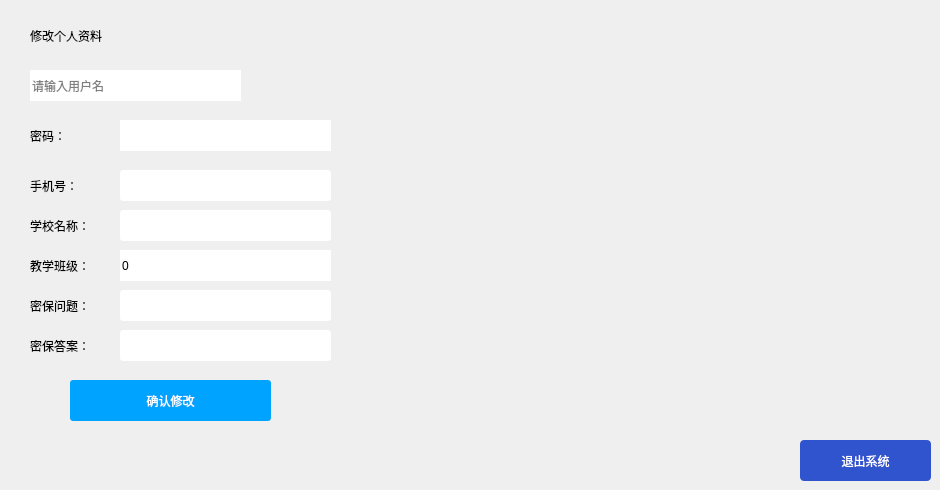
   <widget class="QWidget" name="tab_4">
    <attribute name="title">
     <string>系统设置</string>
    </attribute>
    <widget class="QPushButton" name="btnCloseSys">
     <property name="geometry">
      <rect>
       <x>800</x>
       <y>440</y>
       <width>131</width>
       <height>41</height>
      </rect>
     </property>
     <property name="minimumSize">
      <size>
       <width>73</width>
       <height>20</height>
      </size>
     </property>
     <property name="styleSheet">
      <string notr="true">QPushButton {
	background-color: #3054ce;
    padding: 4px;
    min-width: 65px;
    min-height: 12px;
	font: 10pt &quot;方正姚体&quot;;
    border-radius:4px;
    color:white;
}</string>
     </property>
     <property name="text">
      <string>退出系统</string>
     </property>
    </widget>
    <widget class="QLineEdit" name="leUser">
     <property name="enabled">
      <bool>false</bool>
     </property>
     <property name="geometry">
      <rect>
       <x>30</x>
       <y>70</y>
       <width>211</width>
       <height>31</height>
      </rect>
     </property>
     <property name="styleSheet">
      <string notr="true">QLineEdit{
border:none;
font: 12pt &quot;黑体&quot;;
}</string>
     </property>
     <property name="text">
      <string/>
     </property>
     <property name="placeholderText">
      <string>请输入用户名</string>
     </property>
    </widget>
    <widget class="QLineEdit" name="lePass">
     <property name="geometry">
      <rect>
       <x>120</x>
       <y>120</y>
       <width>211</width>
       <height>31</height>
      </rect>
     </property>
     <property name="styleSheet">
      <string notr="true">QLineEdit{
border:none;
font: 12pt &quot;黑体&quot;;
}</string>
     </property>
     <property name="text">
      <string/>
     </property>
     <property name="placeholderText">
      <string/>
     </property>
    </widget>
    <widget class="QLabel" name="label_73">
     <property name="geometry">
      <rect>
       <x>30</x>
       <y>10</y>
       <width>161</width>
       <height>51</height>
      </rect>
     </property>
     <property name="styleSheet">
      <string notr="true">font: 14pt &quot;黑体&quot;;</string>
     </property>
     <property name="text">
      <string>修改个人资料</string>
     </property>
    </widget>
    <widget class="QLineEdit" name="lePhone">
     <property name="geometry">
      <rect>
       <x>120</x>
       <y>170</y>
       <width>211</width>
       <height>31</height>
      </rect>
     </property>
     <property name="styleSheet">
      <string notr="true">QLineEdit{
font: 12pt &quot;黑体&quot;;
border-style:outset;
border-radius:3px;
}
QLineEdit:focus{
background-color: #a3d2ec;
}</string>
     </property>
     <property name="text">
      <string/>
     </property>
     <property name="placeholderText">
      <string/>
     </property>
    </widget>
    <widget class="QLabel" name="label_52">
     <property name="geometry">
      <rect>
       <x>30</x>
       <y>250</y>
       <width>71</width>
       <height>31</height>
      </rect>
     </property>
     <property name="styleSheet">
      <string notr="true">font: 11pt &quot;黑体&quot;;</string>
     </property>
     <property name="text">
      <string>教学班级：</string>
     </property>
    </widget>
    <widget class="QLineEdit" name="leQues">
     <property name="geometry">
      <rect>
       <x>120</x>
       <y>290</y>
       <width>211</width>
       <height>31</height>
      </rect>
     </property>
     <property name="styleSheet">
      <string notr="true">QLineEdit{
font: 12pt &quot;黑体&quot;;
border-style:outset;
border-radius:3px;
}
QLineEdit:focus{
background-color: #a3d2ec;
}</string>
     </property>
     <property name="text">
      <string/>
     </property>
     <property name="placeholderText">
      <string/>
     </property>
    </widget>
    <widget class="QLineEdit" name="leSchoolName">
     <property name="geometry">
      <rect>
       <x>120</x>
       <y>210</y>
       <width>211</width>
       <height>31</height>
      </rect>
     </property>
     <property name="styleSheet">
      <string notr="true">QLineEdit{
font: 12pt &quot;黑体&quot;;
border-style:outset;
border-radius:3px;
}
QLineEdit:focus{
background-color: #a3d2ec;
}</string>
     </property>
     <property name="text">
      <string/>
     </property>
     <property name="placeholderText">
      <string/>
     </property>
    </widget>
    <widget class="QLabel" name="label_62">
     <property name="geometry">
      <rect>
       <x>30</x>
       <y>290</y>
       <width>71</width>
       <height>31</height>
      </rect>
     </property>
     <property name="styleSheet">
      <string notr="true">font: 11pt &quot;黑体&quot;;</string>
     </property>
     <property name="text">
      <string>密保问题：</string>
     </property>
    </widget>
    <widget class="QLabel" name="label_65">
     <property name="geometry">
      <rect>
       <x>30</x>
       <y>170</y>
       <width>51</width>
       <height>31</height>
      </rect>
     </property>
     <property name="styleSheet">
      <string notr="true">font: 11pt &quot;黑体&quot;;</string>
     </property>
     <property name="text">
      <string>手机号：</string>
     </property>
    </widget>
    <widget class="QLineEdit" name="leResult">
     <property name="geometry">
      <rect>
       <x>120</x>
       <y>330</y>
       <width>211</width>
       <height>31</height>
      </rect>
     </property>
     <property name="styleSheet">
      <string notr="true">QLineEdit{
font: 12pt &quot;黑体&quot;;
border-style:outset;
border-radius:3px;
}
QLineEdit:focus{
background-color: #a3d2ec;
}</string>
     </property>
     <property name="text">
      <string/>
     </property>
     <property name="placeholderText">
      <string/>
     </property>
    </widget>
    <widget class="QSpinBox" name="spinBoxClassNumber">
     <property name="geometry">
      <rect>
       <x>120</x>
       <y>250</y>
       <width>211</width>
       <height>31</height>
      </rect>
     </property>
     <property name="styleSheet">
      <string notr="true">QSpinBox::up-button
{
	width:0px;
}
QSpinBox::down-button
{
	width:0px;
}
QSpinBox
{
border:none;
font: 11pt &quot;Microsoft Sans Serif&quot;;
}
</string>
     </property>
     <property name="maximum">
      <number>9999999</number>
     </property>
    </widget>
    <widget class="QLabel" name="label_74">
     <property name="geometry">
      <rect>
       <x>30</x>
       <y>210</y>
       <width>81</width>
       <height>31</height>
      </rect>
     </property>
     <property name="styleSheet">
      <string notr="true">font: 11pt &quot;黑体&quot;;</string>
     </property>
     <property name="text">
      <string>学校名称：</string>
     </property>
    </widget>
    <widget class="QLabel" name="label_75">
     <property name="geometry">
      <rect>
       <x>30</x>
       <y>330</y>
       <width>71</width>
       <height>31</height>
      </rect>
     </property>
     <property name="styleSheet">
      <string notr="true">font: 11pt &quot;黑体&quot;;</string>
     </property>
     <property name="text">
      <string>密保答案：</string>
     </property>
    </widget>
    <widget class="QLabel" name="label_76">
     <property name="geometry">
      <rect>
       <x>30</x>
       <y>120</y>
       <width>51</width>
       <height>31</height>
      </rect>
     </property>
     <property name="styleSheet">
      <string notr="true">font: 11pt &quot;黑体&quot;;</string>
     </property>
     <property name="text">
      <string>密码：</string>
     </property>
    </widget>
    <widget class="QPushButton" name="btnSetUserData">
     <property name="geometry">
      <rect>
       <x>70</x>
       <y>380</y>
       <width>201</width>
       <height>41</height>
      </rect>
     </property>
     <property name="styleSheet">
      <string notr="true">QPushButton{
    border:none;
	font: 12pt &quot;黑体&quot;;
	background-color: rgb(0, 163, 255);
    border-radius:3px;
    color:white;
}
QPushButton:hover{
	background-color: rgb(60, 182, 251);
}</string>
     </property>
     <property name="text">
      <string>确认修改</string>
     </property>
    </widget>
   </widget>
